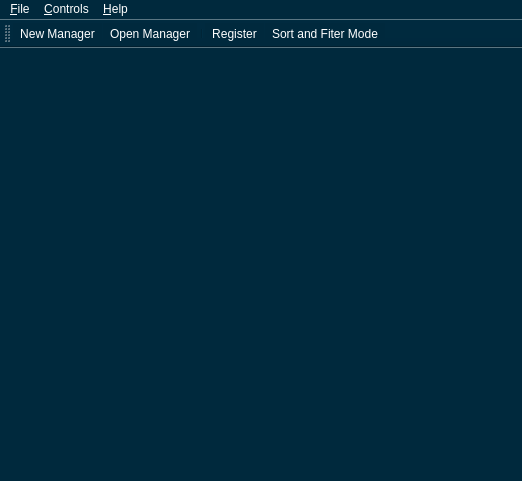
<?xml version="1.0" encoding="UTF-8"?>
<ui version="4.0">
 <class>RegisterationMainWindow</class>
 <widget class="QMainWindow" name="RegisterationMainWindow">
  <property name="geometry">
   <rect>
    <x>0</x>
    <y>0</y>
    <width>522</width>
    <height>481</height>
   </rect>
  </property>
  <property name="windowTitle">
   <string>RegisterationMainWindow</string>
  </property>
  <property name="styleSheet">
   <string notr="true">background-color: rgb(0, 41, 61);
color: rgb(255, 255, 255);</string>
  </property>
  <widget class="QWidget" name="centralWidget"/>
  <widget class="QMenuBar" name="menuBar">
   <property name="geometry">
    <rect>
     <x>0</x>
     <y>0</y>
     <width>522</width>
     <height>21</height>
    </rect>
   </property>
   <widget class="QMenu" name="menuFile">
    <property name="title">
     <string>&amp;File</string>
    </property>
    <addaction name="newManagerAction"/>
    <addaction name="openManagerAction"/>
   </widget>
   <widget class="QMenu" name="menuControls">
    <property name="title">
     <string>&amp;Controls</string>
    </property>
    <property name="separatorsCollapsible">
     <bool>false</bool>
    </property>
    <addaction name="registerAction"/>
    <addaction name="deleteManagerAction"/>
    <addaction name="actionSortAndFilterTable"/>
    <addaction name="separator"/>
   </widget>
   <widget class="QMenu" name="menu_Help">
    <property name="title">
     <string>&amp;Help</string>
    </property>
    <addaction name="actionAboutRegistrationManager"/>
    <addaction name="actionAboutQt"/>
   </widget>
   <addaction name="menuFile"/>
   <addaction name="menuControls"/>
   <addaction name="menu_Help"/>
  </widget>
  <widget class="QToolBar" name="mainToolBar">
   <attribute name="toolBarArea">
    <enum>TopToolBarArea</enum>
   </attribute>
   <attribute name="toolBarBreak">
    <bool>false</bool>
   </attribute>
   <addaction name="newManagerAction"/>
   <addaction name="openManagerAction"/>
   <addaction name="separator"/>
   <addaction name="registerAction"/>
   <addaction name="actionSortAndFiterMode"/>
  </widget>
  <widget class="QStatusBar" name="statusBar"/>
  <action name="newManagerAction">
   <property name="text">
    <string>New Manager</string>
   </property>
   <property name="toolTip">
    <string>&lt;html&gt;&lt;head/&gt;&lt;body&gt;&lt;p&gt;&lt;span style=&quot; color:#000000;&quot;&gt;Start New Manager Registration Manager &lt;/span&gt;&lt;/p&gt;&lt;p align=&quot;right&quot;&gt;&lt;span style=&quot; color:#000000;&quot;&gt;Ctrl+N&lt;/span&gt;&lt;/p&gt;&lt;/body&gt;&lt;/html&gt;</string>
   </property>
   <property name="shortcut">
    <string>Ctrl+N</string>
   </property>
  </action>
  <action name="registerAction">
   <property name="text">
    <string>Register</string>
   </property>
   <property name="toolTip">
    <string>&lt;html&gt;&lt;head/&gt;&lt;body&gt;&lt;p&gt;&lt;span style=&quot; color:#000000;&quot;&gt;Click to start your registration&lt;/span&gt;&lt;/p&gt;&lt;p align=&quot;right&quot;&gt;&lt;span style=&quot; color:#000000;&quot;&gt;Alt+N&lt;/span&gt;&lt;/p&gt;&lt;/body&gt;&lt;/html&gt;</string>
   </property>
   <property name="shortcut">
    <string>Alt+N</string>
   </property>
  </action>
  <action name="openManagerAction">
   <property name="text">
    <string>&amp;Open Manager</string>
   </property>
   <property name="toolTip">
    <string>&lt;html&gt;&lt;head/&gt;&lt;body&gt;&lt;p&gt;&lt;span style=&quot; color:#000000;&quot;&gt;Open a registration manager&lt;/span&gt;&lt;/p&gt;&lt;p align=&quot;right&quot;&gt;&lt;span style=&quot; color:#000000;&quot;&gt;Ctrl+O&lt;/span&gt;&lt;/p&gt;&lt;/body&gt;&lt;/html&gt;</string>
   </property>
   <property name="shortcut">
    <string>Ctrl+O</string>
   </property>
  </action>
  <action name="deleteManagerAction">
   <property name="text">
    <string>Delete Manager</string>
   </property>
   <property name="toolTip">
    <string>&lt;html&gt;&lt;head/&gt;&lt;body&gt;&lt;p&gt;&lt;span style=&quot; color:#000000;&quot;&gt;Delete Manager&lt;/span&gt;&lt;/p&gt;&lt;/body&gt;&lt;/html&gt;</string>
   </property>
  </action>
  <action name="actionAboutRegistrationManager">
   <property name="text">
    <string>About Registration Manager</string>
   </property>
  </action>
  <action name="actionAboutQt">
   <property name="text">
    <string>About Qt</string>
   </property>
  </action>
  <action name="actionSortAndFilterTable">
   <property name="icon">
    <iconset resource="images.qrc">
     <normaloff>:/images/images/Filter.png</normaloff>:/images/images/Filter.png</iconset>
   </property>
   <property name="text">
    <string>Sort And Filter Table</string>
   </property>
   <property name="toolTip">
    <string>Sort and filter data in the table</string>
   </property>
   <property name="shortcut">
    <string>Ctrl+Shift+F</string>
   </property>
  </action>
  <action name="actionSortAndFiterMode">
   <property name="icon">
    <iconset resource="images.qrc">
     <normaloff>:/images/images/Filter.png</normaloff>:/images/images/Filter.png</iconset>
   </property>
   <property name="text">
    <string>Sort and Fiter Mode</string>
   </property>
   <property name="toolTip">
    <string>&lt;html&gt;&lt;head/&gt;&lt;body&gt;&lt;p align=&quot;center&quot;&gt;&lt;span style=&quot; font-size:9pt; color:#000000;&quot;&gt;Table is in sort and filter mode.&lt;/span&gt;&lt;/p&gt;&lt;p align=&quot;center&quot;&gt;&lt;span style=&quot; font-size:9pt; color:#000000;&quot;&gt;Click to remove sort and filter&lt;/span&gt;&lt;/p&gt;&lt;/body&gt;&lt;/html&gt;</string>
   </property>
  </action>
 </widget>
 <layoutdefault spacing="6" margin="11"/>
 <resources>
  <include location="images.qrc"/>
 </resources>
 <connections/>
</ui>
